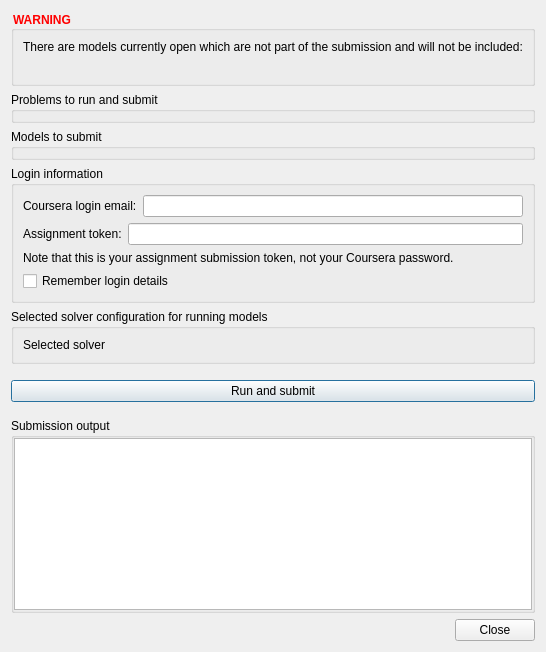
<?xml version="1.0" encoding="UTF-8"?>
<ui version="4.0">
 <class>MOOCSubmission</class>
 <widget class="QDialog" name="MOOCSubmission">
  <property name="geometry">
   <rect>
    <x>0</x>
    <y>0</y>
    <width>521</width>
    <height>652</height>
   </rect>
  </property>
  <property name="sizePolicy">
   <sizepolicy hsizetype="Preferred" vsizetype="MinimumExpanding">
    <horstretch>0</horstretch>
    <verstretch>0</verstretch>
   </sizepolicy>
  </property>
  <property name="windowTitle">
   <string>Submit to Coursera</string>
  </property>
  <layout class="QVBoxLayout" name="verticalLayout_3">
   <item>
    <widget class="QGroupBox" name="nonSubmissionGroup">
     <property name="font">
      <font>
       <weight>75</weight>
       <bold>true</bold>
      </font>
     </property>
     <property name="styleSheet">
      <string notr="true">QGroupBox::title { color: red; }</string>
     </property>
     <property name="title">
      <string>WARNING</string>
     </property>
     <layout class="QVBoxLayout" name="verticalLayout_5">
      <item>
       <widget class="QLabel" name="label">
        <property name="text">
         <string>There are models currently open which are not part of the submission and will not be included:</string>
        </property>
       </widget>
      </item>
      <item>
       <layout class="QVBoxLayout" name="verticalLayout_6">
        <property name="leftMargin">
         <number>6</number>
        </property>
        <item>
         <widget class="QLabel" name="nonSubmissionLabel">
          <property name="text">
           <string/>
          </property>
         </widget>
        </item>
       </layout>
      </item>
     </layout>
    </widget>
   </item>
   <item>
    <widget class="QGroupBox" name="problemBox">
     <property name="title">
      <string>Problems to run and submit</string>
     </property>
    </widget>
   </item>
   <item>
    <widget class="QGroupBox" name="modelBox">
     <property name="title">
      <string>Models to submit</string>
     </property>
    </widget>
   </item>
   <item>
    <widget class="QGroupBox" name="loginGroup">
     <property name="title">
      <string>Login information</string>
     </property>
     <layout class="QVBoxLayout" name="verticalLayout_2">
      <item>
       <layout class="QHBoxLayout" name="horizontalLayout">
        <property name="sizeConstraint">
         <enum>QLayout::SetMinimumSize</enum>
        </property>
        <item>
         <widget class="QLabel" name="loginEmailLabel">
          <property name="text">
           <string>Coursera login email:</string>
          </property>
         </widget>
        </item>
        <item>
         <widget class="QLineEdit" name="login"/>
        </item>
       </layout>
      </item>
      <item>
       <layout class="QHBoxLayout" name="horizontalLayout_2">
        <property name="sizeConstraint">
         <enum>QLayout::SetMinimumSize</enum>
        </property>
        <item>
         <widget class="QLabel" name="loginTokenLabel">
          <property name="text">
           <string>Assignment token:</string>
          </property>
         </widget>
        </item>
        <item>
         <widget class="QLineEdit" name="password">
          <property name="echoMode">
           <enum>QLineEdit::Password</enum>
          </property>
         </widget>
        </item>
       </layout>
      </item>
      <item>
       <widget class="QLabel" name="courseraTokenWarningLabel">
        <property name="sizePolicy">
         <sizepolicy hsizetype="Preferred" vsizetype="MinimumExpanding">
          <horstretch>0</horstretch>
          <verstretch>0</verstretch>
         </sizepolicy>
        </property>
        <property name="text">
         <string>Note that this is your assignment submission token, not your Coursera password.</string>
        </property>
        <property name="textFormat">
         <enum>Qt::RichText</enum>
        </property>
        <property name="wordWrap">
         <bool>true</bool>
        </property>
       </widget>
      </item>
      <item>
       <layout class="QHBoxLayout" name="horizontalLayout_3">
        <property name="sizeConstraint">
         <enum>QLayout::SetMinimumSize</enum>
        </property>
        <item>
         <widget class="QCheckBox" name="storePassword">
          <property name="text">
           <string>Remember login details</string>
          </property>
         </widget>
        </item>
        <item>
         <spacer name="horizontalSpacer">
          <property name="orientation">
           <enum>Qt::Horizontal</enum>
          </property>
          <property name="sizeHint" stdset="0">
           <size>
            <width>40</width>
            <height>20</height>
           </size>
          </property>
         </spacer>
        </item>
       </layout>
      </item>
     </layout>
    </widget>
   </item>
   <item>
    <widget class="QGroupBox" name="groupBox">
     <property name="title">
      <string>Selected solver configuration for running models</string>
     </property>
     <layout class="QVBoxLayout" name="verticalLayout_4">
      <item>
       <widget class="QLabel" name="selectedSolver">
        <property name="text">
         <string>Selected solver</string>
        </property>
       </widget>
      </item>
     </layout>
    </widget>
   </item>
   <item>
    <spacer name="verticalSpacer">
     <property name="orientation">
      <enum>Qt::Vertical</enum>
     </property>
     <property name="sizeType">
      <enum>QSizePolicy::Minimum</enum>
     </property>
     <property name="sizeHint" stdset="0">
      <size>
       <width>20</width>
       <height>10</height>
      </size>
     </property>
    </spacer>
   </item>
   <item>
    <widget class="QPushButton" name="runButton">
     <property name="text">
      <string>Run and submit</string>
     </property>
     <property name="autoDefault">
      <bool>false</bool>
     </property>
     <property name="default">
      <bool>true</bool>
     </property>
    </widget>
   </item>
   <item>
    <spacer name="verticalSpacer_2">
     <property name="orientation">
      <enum>Qt::Vertical</enum>
     </property>
     <property name="sizeType">
      <enum>QSizePolicy::Minimum</enum>
     </property>
     <property name="sizeHint" stdset="0">
      <size>
       <width>20</width>
       <height>10</height>
      </size>
     </property>
    </spacer>
   </item>
   <item>
    <widget class="QGroupBox" name="outputGroup">
     <property name="title">
      <string>Submission output</string>
     </property>
     <layout class="QVBoxLayout" name="verticalLayout">
      <property name="leftMargin">
       <number>0</number>
      </property>
      <property name="topMargin">
       <number>0</number>
      </property>
      <property name="rightMargin">
       <number>0</number>
      </property>
      <property name="bottomMargin">
       <number>0</number>
      </property>
      <item>
       <widget class="QTextBrowser" name="textBrowser"/>
      </item>
     </layout>
    </widget>
   </item>
   <item>
    <widget class="QDialogButtonBox" name="buttonBox">
     <property name="orientation">
      <enum>Qt::Horizontal</enum>
     </property>
     <property name="standardButtons">
      <set>QDialogButtonBox::Close</set>
     </property>
    </widget>
   </item>
  </layout>
 </widget>
 <resources/>
 <connections>
  <connection>
   <sender>buttonBox</sender>
   <signal>accepted()</signal>
   <receiver>MOOCSubmission</receiver>
   <slot>accept()</slot>
   <hints>
    <hint type="sourcelabel">
     <x>248</x>
     <y>254</y>
    </hint>
    <hint type="destinationlabel">
     <x>157</x>
     <y>274</y>
    </hint>
   </hints>
  </connection>
  <connection>
   <sender>buttonBox</sender>
   <signal>rejected()</signal>
   <receiver>MOOCSubmission</receiver>
   <slot>reject()</slot>
   <hints>
    <hint type="sourcelabel">
     <x>316</x>
     <y>260</y>
    </hint>
    <hint type="destinationlabel">
     <x>286</x>
     <y>274</y>
    </hint>
   </hints>
  </connection>
 </connections>
</ui>
